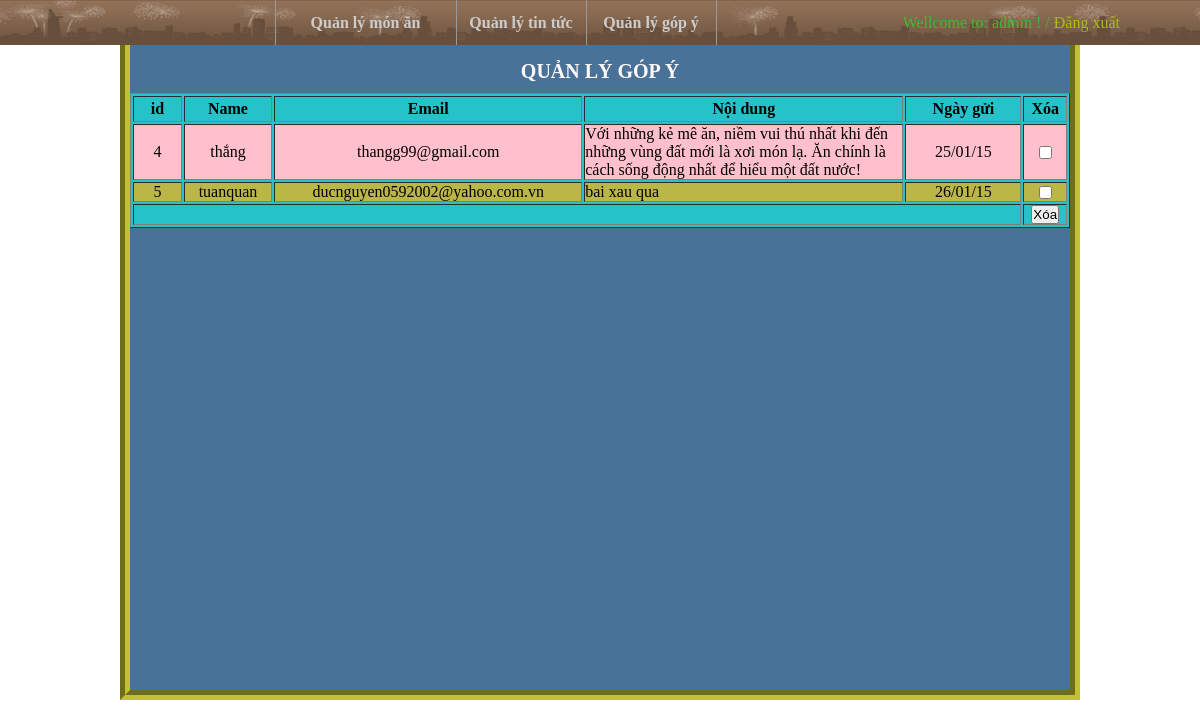
Screenshot of /admin/index.php (signed in) with the database file from the repository.
### tables this page shows
CREATE TABLE IF NOT EXISTS `gop_y` (
`id` int(11) NOT NULL,
  `name` varchar(55) NOT NULL,
  `noi_dung` varchar(1000) NOT NULL,
  `ngay` varchar(55) NOT NULL,
  `email` varchar(55) NOT NULL
);

### admin/index/quanlygopy.php (the view, shortened to what this page needs)
 <?php
	$sql = 'select * from gop_y';
	$result = mysql_query($sql);
 ?>
 <h1 style="text-transform:uppercase;font-size:20px;text-align:center;color:#FFF8F8;margin:50px 0 10px 0;">quản lý góp ý</h1>
 <form action="index/xulyxoa.php" method="post">
  <table style="margin:auto;" width="100%" border="1" bgcolor="#26C2C9">
      <tr>
        <th width="35" height="24">id</th>
        <th width="65">Name</th>
        <th width="117">Email</th>
        <th width="240">Nội dung</th>
        <th width="86">Ngày gửi</th>
        <th width="31">Xóa</th>
      </tr>
<?php
	$i = 0;
	$maunen = '';
	while($row = mysql_fetch_array($result)){
			++$i;
			if($i%2 == 0)
			{
				$maunen = "style='background:#BBB746;'";
			}
			else
			{
				$maunen = "style='background:pink;'";
			}
?>
	<tr>
    	<td <?php echo $maunen; ?> align="center"><?php echo $row['id']; ?></td>
        <td <?php echo $maunen; ?> align="center"><?php echo $row['name']; ?></td>
        <td <?php echo $maunen; ?> align="center"><?php echo $row['email']; ?></td>
        <td <?php echo $maunen; ?>  align="left"><?php echo $row['noi_dung']; ?></td>
        <td <?php echo $maunen; ?> align="center"><?php echo $row['ngay']; ?></td>
        <td <?php echo $maunen; ?> align="center"><input type="checkbox" name="listid[]" value="<?php echo $row['id']; ?>" /></td>
    </tr>
<?php
		}
?>
    <tr>
        <td colspan="5" align="center">&nbsp;</td>
        <td align="center"><input type="submit" value="Xóa" /></td>
    </tr>
  </table>
</form>

### admin/css/css.css (style rules this page uses)
* { margin:0; padding:0; }
body { font-family:Georgia, "Times New Roman", Times, serif; }

### rows the page displays
gop_y: id "4", name "thắng", email "thangg99@gmail.com", noi_dung "Với những kẻ mê ăn, niềm vui thú nhất khi đến những vùng đất mới là xơi món lạ. Ăn chính là cách sống động nhất để hiểu một đất nước!", ngay "25/01/15"
gop_y: id "5", name "tuanquan", email "ducnguyen0592002@yahoo.com.vn", noi_dung "bai xau qua", ngay "26/01/15"

### other values shown
$_SESSION['user'] "admin"
